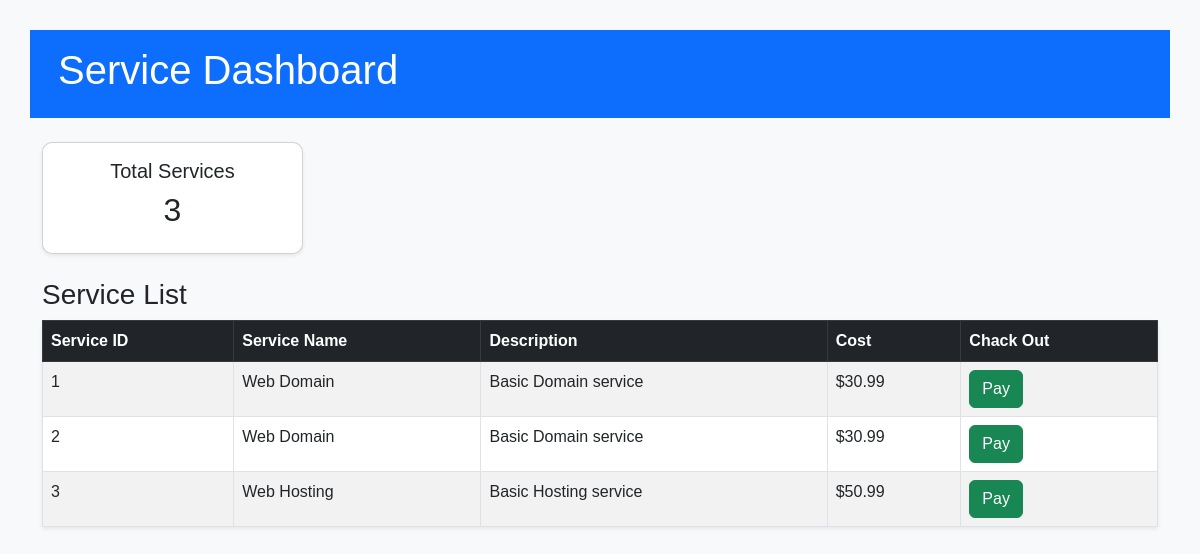
The app's page /service.php with its own data.
### tables this page shows
CREATE TABLE `services` (
  `service_id` INT(11) NOT NULL PRIMARY KEY,
  `service_name` VARCHAR(255) NOT NULL,
  `description` TEXT DEFAULT NULL,
  `cost` DECIMAL(10,2) DEFAULT NULL,
  `department_id` INT(11) DEFAULT NULL
);

### service.php (the view, shortened to what this page needs)
<?php
$servername = "localhost";
$username = "root";
$password = "";
$database = "projmr1";
$conn = new mysqli($servername, $username, $password, $database);
$sql = "SELECT
            s.service_id,
            s.service_name,
            s.description,
            s.cost,
            d.department_name
        FROM services s
        LEFT JOIN departments d ON s.department_id = d.department_id";
$result = $conn->query($sql);
$total_services = $result->num_rows;
?>
<!DOCTYPE html>
<html lang="en">
<head>
    <link rel="stylesheet" href="https://cdn.jsdelivr.net/npm/bootstrap@5.3.0-alpha3/dist/css/bootstrap.min.css">
</head>
<body>
    <div class="container">
        <div class="row bg-primary text-white py-3">
            <div class="col-md-6">
                <h1 class="ms-3">Service Dashboard</h1>
            </div>
        </div>
        <div class="row mt-4 text-center">
            <div class="col-md-3">
                <div class="card shadow-sm">
                    <div class="card-body">
                        <h5>Total Services</h5>
                        <h2><?= $total_services ?></h2>
                    </div>
                </div>
            </div>
        </div>
        <div class="row mt-4">
            <div class="col-12">
                <h3>Service List</h3>
                <table class="table table-striped table-bordered shadow-sm">
                    <thead class="table-dark">
                        <tr>
                            <th>Service ID</th>
                            <th>Service Name</th>
                            <th>Description</th>
                            <th>Cost</th>
                            <th>Chack Out</th>
                        </tr>
                    </thead>
                    <tbody>
                        <?php if ($result->num_rows > 0): ?>
                            <?php while ($row = $result->fetch_assoc()): ?>
                                <tr>
                                    <td><?= htmlspecialchars($row['service_id']) ?></td>
                                    <td><?= htmlspecialchars($row['service_name']) ?></td>
                                    <td><?= htmlspecialchars($row['description']) ?></td>
                                    <td>$<?= number_format($row['cost'], 2) ?></td>
                                    <td><a href="customer_input.php?service_id=<?= $row['service_id'] ?>" class="btn btn-success">Pay</a></td>
                                </tr>
                            <?php endwhile; ?>
                        <?php else: ?>
                            <tr>
                                <td colspan="5" class="text-center">No services found.</td>
                            </tr>
                        <?php endif; ?>
                    </tbody>
                </table>
            </div>
        </div>
    </div>
</body>
</html>

### service.php (style rules this page uses)
body { background-color: #f8f9fa; font-family: Arial, sans-serif; }
.card { border-radius: 10px; background: #ffffff; }
.table { background-color: #ffffff; }
.container { margin-top: 30px; }

### records on screen
services: service_id "1", service_name "Web Domain", description "Basic Domain service", cost "30.99"
services: service_id "2", service_name "Web Domain", description "Basic Domain service", cost "30.99"
services: service_id "3", service_name "Web Hosting", description "Basic Hosting service", cost "50.99"

### other values on screen
$total_services "3"
